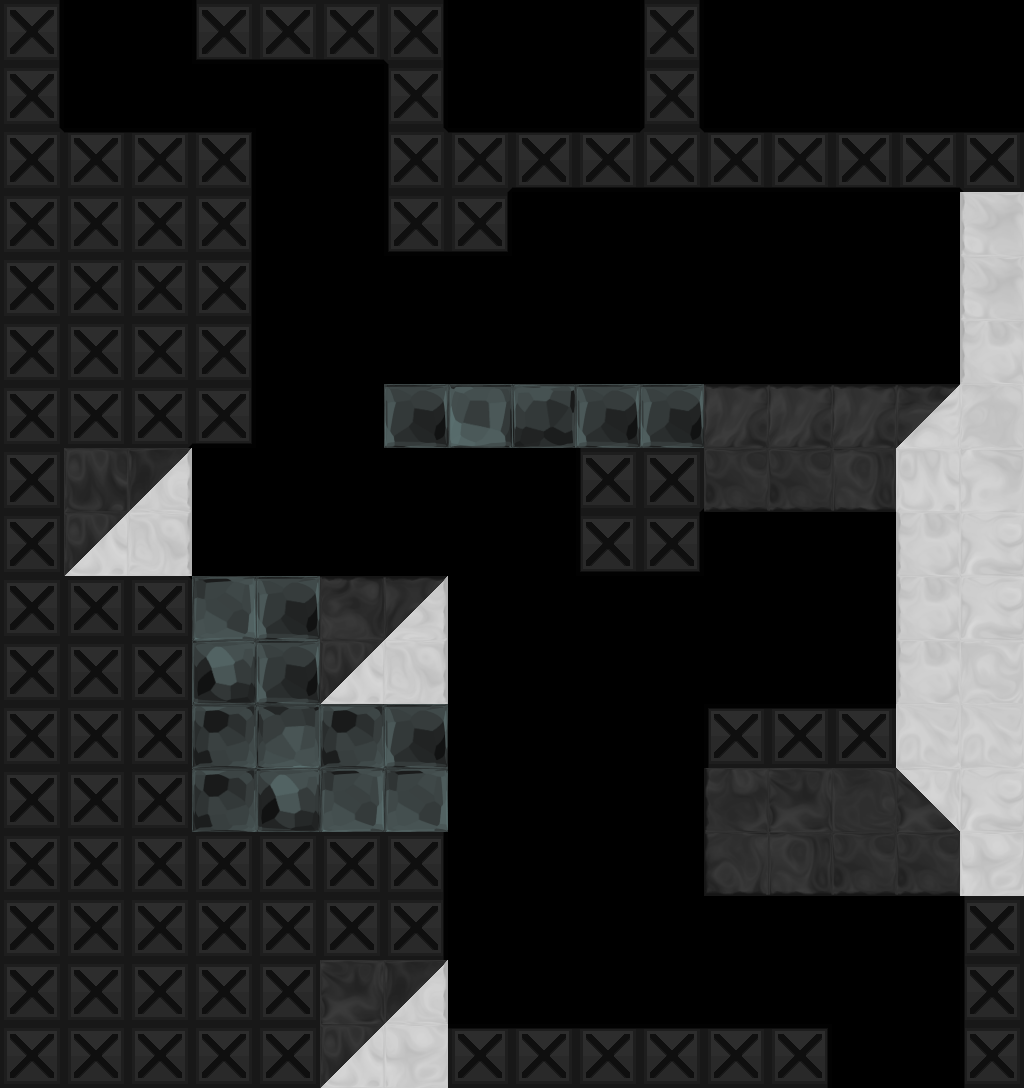

A 2D game scene composited from a Tiled map and its tileset images. What follows is a short description and the map's XML, with every tile layer's data as written:
An orthogonal 16x17 tile map with 64x64 px tiles, 1 tile layer (tile), 1 hidden layer not drawn, 6 tilesets and 9 objects (3x OrbRed, 3x Spring, 2x Exit, DoorRed).

<map version="1.0" orientation="orthogonal" width="16" height="17" tilewidth="64" tileheight="64">
 <properties>
  <property name="bg" value="bg_to4_2" />
  <property name="bgParallaxX" value=".7" />
  <property name="bgParallaxY" value=".7" />
  <property name="music" value="begin_red" />
 </properties>
 <tileset firstgid="1" source="tiles/black_tiles.tsx" />
 <tileset firstgid="50" source="tiles/white_tiles.tsx" />
 <tileset firstgid="99" source="tiles/mixed_tiles.tsx" />
 <tileset firstgid="211" source="tiles/glass_tiles.tsx" />
 <tileset firstgid="260" source="tiles/black_indestructable.tsx" />
 <tileset firstgid="310" source="tiles/sand_tiles.tsx" />
 <layer name="backTile" width="16" height="17" visible="0">
  <data encoding="csv">
0,0,0,0,0,0,0,0,0,0,0,0,0,0,0,0,
0,0,0,0,0,0,0,0,0,0,0,0,0,0,0,0,
0,0,0,0,0,0,0,0,0,0,0,0,0,0,0,0,
0,0,0,0,0,0,0,0,0,0,0,0,0,0,0,0,
0,0,0,0,0,0,0,0,0,0,0,0,0,0,0,0,
0,0,0,0,0,0,0,0,0,0,0,0,0,0,0,0,
0,0,0,0,0,0,0,0,0,0,0,0,0,0,0,0,
0,0,0,0,0,0,0,0,0,0,0,0,0,0,0,0,
0,0,0,0,0,0,0,0,0,0,0,0,0,0,0,0,
0,0,0,0,0,0,0,0,0,0,0,0,0,0,0,0,
0,0,0,0,0,0,0,0,0,0,0,0,0,0,0,0,
0,0,0,0,0,0,0,0,0,0,0,0,0,0,0,0,
0,0,0,0,0,0,0,0,0,0,0,0,0,0,0,0,
0,0,0,0,0,0,0,0,0,0,0,0,0,0,0,0,
0,0,0,0,0,0,0,0,0,0,0,0,0,0,0,0,
0,0,0,0,0,0,0,0,0,0,0,0,0,0,0,0,
0,0,0,0,0,0,0,0,0,0,0,0,0,0,0,0
</data>
 </layer>
 <objectgroup name="obj" width="16" height="17">
  <object type="DoorRed" x="256" y="192" width="128" height="64" />
  <object type="OrbRed" x="288" y="480" width="64" height="64" />
  <object type="Spring" x="448" y="960" width="128" height="64" />
  <object type="Spring" x="768" y="640" width="128" height="64" />
  <object type="Spring" x="256" y="384" width="128" height="64" />
  <object type="OrbRed" x="608" y="224" width="64" height="64" />
  <object type="OrbRed" x="800" y="288" width="64" height="64" />
 </objectgroup>
 <layer name="tile" width="16" height="17">
  <data encoding="csv">
272,0,0,275,276,276,291,0,0,0,284,0,0,0,0,0,
272,0,0,0,0,0,284,0,0,0,284,0,0,0,0,0,
268,266,266,267,0,0,281,286,283,283,297,283,283,283,283,301,
260,262,262,272,0,0,275,277,0,0,0,0,0,0,0,71,
260,262,260,272,0,0,0,0,0,0,0,0,0,0,0,71,
260,261,260,272,0,0,0,0,0,0,0,0,0,0,0,72,
261,260,263,277,0,0,212,211,214,212,212,10,10,10,109,55,
261,4,116,0,0,0,0,0,0,270,263,31,31,38,53,98,
260,102,74,0,0,0,0,0,0,275,277,0,0,0,72,91,
261,260,268,217,212,17,144,0,0,0,0,0,0,0,72,91,
260,261,262,213,212,102,74,0,0,0,0,0,0,0,72,70,
262,260,262,215,216,215,212,0,0,0,0,265,266,266,63,63,
260,260,261,215,213,217,217,0,0,0,0,23,3,7,101,91,
262,262,261,260,260,261,272,0,0,0,0,37,38,31,31,54,
260,260,260,260,262,262,272,0,0,0,0,0,0,0,0,270,
262,261,261,261,261,3,116,0,0,0,0,0,0,0,0,270,
260,260,262,260,262,102,54,266,266,266,266,266,267,0,0,270
</data>
 </layer>
 <objectgroup name="front" width="16" height="17">
  <object type="Exit" x="832" y="1024" width="128" height="64">
   <properties>
    <property name="mapTo" value="deepDescent" />
    <property name="right" value="false" />
   </properties>
  </object>
  <object type="Exit" x="64" y="0" width="128" height="64">
   <properties>
    <property name="mapTo" value="firstPortal" />
    <property name="right" value="false" />
   </properties>
  </object>
 </objectgroup>
</map>
